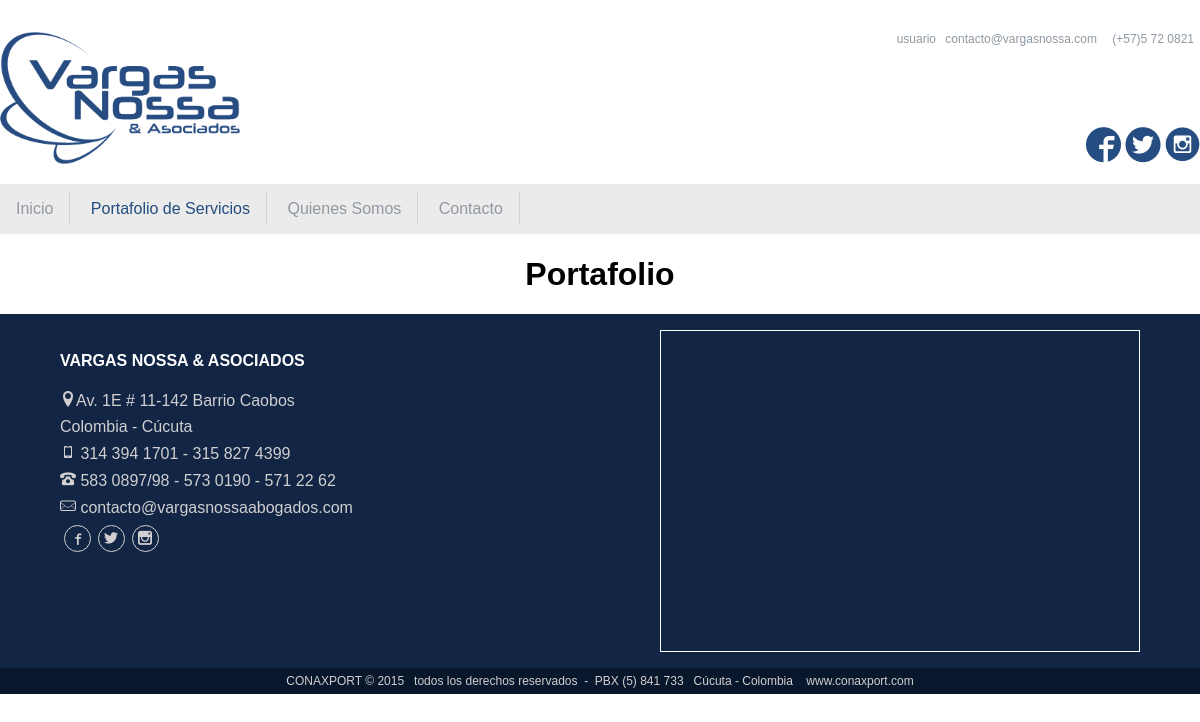
/portafolio/index.php, run on an earlier commit of the app's database.
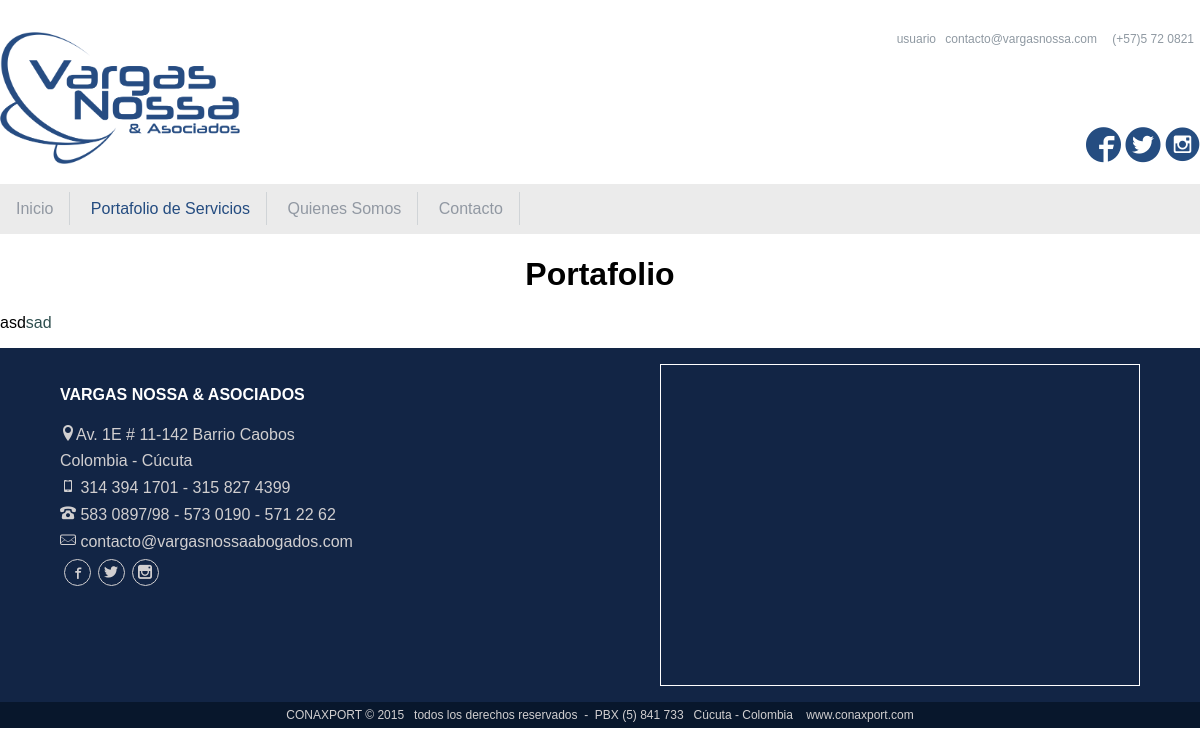
And on a later commit of the database.
### tables this page shows
CREATE TABLE IF NOT EXISTS `portafolio` (
`id_pft` int(11) NOT NULL,
  `text_pft` text NOT NULL,
  `fe_pft` date NOT NULL
);

### portafolio/index.php (the view, shortened to what this page needs)
<?php
	include '../config.php';
	$datos="SELECT * from portafolio where id_pft=1";
	$sql_datos=mysql_query($datos,$conexion) or die (mysql_error());
	while ($dt=mysql_fetch_array($sql_datos)) {
		$textopf=$dt['text_pft'];
	}
?>
<!DOCTYPE html>
<html lang="es">
<head>
	<link rel="stylesheet" href="../css/normalize.css" />
	<link rel="stylesheet" href="../css/iconos/style.css" />
	<link rel="stylesheet" href="../css/style.css" />
	<link rel="stylesheet" href="../css/noticias.css" />
</head>
<body>
	<header id="automargen">
		<article id="verlogo">
			<figure id="logo">
				<a href="../">
					<img src="../imagenes/logo.png" alt="logo" />
				</a>
			</figure>
		</article>
		<article id="minmyred">
			<article id="spanmm">
				<a href="../registro">usuario</a>
				<span>contacto@vargasnossa.com</span>
				<span>(+57)5 72 0821</span>
			</article>
			<article id="redes">
				<a href="" target="_blank"><span class="icon-facebook3"></span></a>
				<a href="" target="_blank"><span class="icon-twitter3"></span></a>
				<a href="" target="_blank"><span class="icon-instagram-with-circle"></span></a>
			</article>
		</article>
	</header>
	<article id="automargen" class="menuP">
		<nav id="mnP">
			<a href="../">Inicio</a>
			<a class="sel" href="../portafolio">Portafolio de Servicios</a>
			<a href="../nosotros">Quienes Somos</a>
			<a href="../contacto">Contacto</a>
		</nav>
	</article>
	<section>
		<article id="automargen">
			<h1>Portafolio</h1>
			<article>
				<?php echo "$textopf"; ?>
			</article>
		</article>
	</section>
	<footer>
		<article class="flexfoot">
			<article id="contfo">
				<h4>VARGAS NOSSA & ASOCIADOS</h4>
				<div><span class="icon-location"></span>Av. 1E # 11-142 Barrio Caobos</div>
				<div>Colombia - Cúcuta</div>
				<div>
					<span class="icon-phone"></span>
					314 394 1701 - 315 827 4399
				</div>
				<div>
					<span class="icon-old-phone"></span>
					583 0897/98 - 573 0190 - 571 22 62
				</div>
				<div><span class="icon-mail"></span> contacto@vargasnossaabogados.com</div>
				<div id="redes">
					<a href="" target="_blank"><span class="icon-facebook"></span></span></a>
					<a href="" target="_blank"><span class="icon-twitter"></span></a>
					<a href="" target="_blank"><span class="icon-instagram"></span></a>
				</div>
			</article>
			<article id="mapagoogle">
				<article id="map_canvas" class="mapas"></article>
			</article>
		</article>
		<article class="fionfoot">
			CONAXPORT © 2015 &nbsp;&nbsp;todos los derechos reservados &nbsp;- &nbsp;PBX (5) 841 733 &nbsp;&nbsp;Cúcuta - Colombia &nbsp;&nbsp;
			<a href="http://conaxport.com/" target="_blank">www.conaxport.com</a>
		</article>
	</footer>
</body>
</html>

### css/style.css (style rules this page uses)
body { font-family: arial; font-size: 16px; }
figure img { width: 100%; }
footer { background: #122545; color: #D1CFD0; }
footer #redes { display: flex; }
footer #redes a { -webkit-align-items: center; -ms-align-items: center; align-items: center; border: 1px solid #D1CFD0; border-radius: 100%; color: #D1CFD0; display: flex; font-size: 14px; -webkit-justify-content: center; -ms-justify-content: center; justify-content: center; height: 25px; margin: 0 0.25em; text-decoration: none; width: 25px; }
footer .fionfoot { background: #08172C; font-size: 12px; padding: 0.5em 0; text-align: center; }
footer .fionfoot a { color: #D1CFD0; text-decoration: none; }
footer .flexfoot { display: flex; -webkit-justify-content: space-around; -ms-justify-content: space-around; justify-content: space-around; padding: 1em 0; }
footer .flexfoot #contfo { width: 40%; }
footer .flexfoot #contfo div { margin: 0.5em 0; }
footer .flexfoot #contfo h4 { color: #fff; }
footer .flexfoot #mapagoogle { width: 40%; }
footer .mapas { border:1px solid #fff; height: 20em; }
header { display: flex; -webkit-justify-content: space-between; -ms-justify-content: space-between; justify-content: space-between; padding: 2em 0 1em 0; }
header a { text-decoration: none; }
header #logo { width: 40%; }
header #minmyred { -webkit-align-items: flex-end; -ms-align-items: flex-end; align-items: flex-end; display: flex; -webkit-flex-direction: column; -ms-flex-direction: column; flex-direction: column; -webkit-justify-content: space-between; -ms-justify-content: space-between; justify-content: space-between; }
header #minmyred #redes a { color: #254D81; font-size: 35px; }
header #minmyred #spanmm { font-size: 12px; }
header #minmyred #spanmm span { margin: 0 0.5em; }
header #minmyred #spanmm,header #minmyred a { color: #8F99A2; }
header #verlogo,header #minmyred { width: 50%; }
#automargen { margin: 0 auto; max-width: 1200px; }
#mnP a { border-right: 1px solid #D0D4D7; color: #9198A2; padding: 0.5em 1em; text-decoration: none; }
#mnP .sel,#mnP a:hover,#mnP a:active { color: #244C80; }
.menuP { background: #EBEBEB; padding: 1em 0; }

### css/noticias.css (style rules this page uses)
h1 { text-align: center; }

What changed in the data, as far as the page shows it:
added portafolio: text_pft "asd sad"
